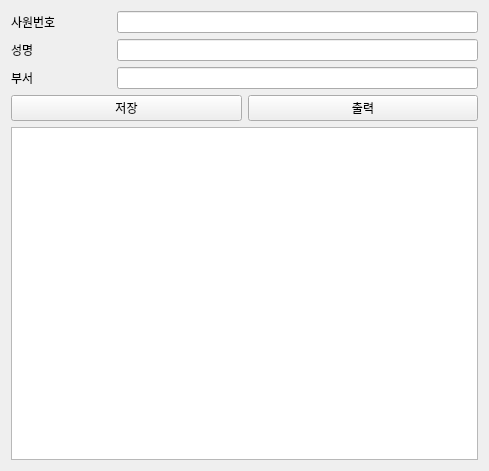
<?xml version="1.0" encoding="UTF-8"?>
<ui version="4.0">
 <class>Widget</class>
 <widget class="QWidget" name="Widget">
  <property name="geometry">
   <rect>
    <x>0</x>
    <y>0</y>
    <width>489</width>
    <height>471</height>
   </rect>
  </property>
  <property name="windowTitle">
   <string>Widget</string>
  </property>
  <layout class="QVBoxLayout" name="verticalLayout">
   <item>
    <layout class="QHBoxLayout" name="horizontalLayout">
     <item>
      <widget class="QLabel" name="label">
       <property name="minimumSize">
        <size>
         <width>100</width>
         <height>0</height>
        </size>
       </property>
       <property name="maximumSize">
        <size>
         <width>100</width>
         <height>16777215</height>
        </size>
       </property>
       <property name="text">
        <string>사원번호</string>
       </property>
      </widget>
     </item>
     <item>
      <widget class="QLineEdit" name="leNum"/>
     </item>
    </layout>
   </item>
   <item>
    <layout class="QHBoxLayout" name="horizontalLayout_2">
     <item>
      <widget class="QLabel" name="label_2">
       <property name="minimumSize">
        <size>
         <width>100</width>
         <height>0</height>
        </size>
       </property>
       <property name="maximumSize">
        <size>
         <width>100</width>
         <height>16777215</height>
        </size>
       </property>
       <property name="text">
        <string>성명</string>
       </property>
      </widget>
     </item>
     <item>
      <widget class="QLineEdit" name="leName"/>
     </item>
    </layout>
   </item>
   <item>
    <layout class="QHBoxLayout" name="horizontalLayout_3">
     <item>
      <widget class="QLabel" name="label_3">
       <property name="minimumSize">
        <size>
         <width>100</width>
         <height>0</height>
        </size>
       </property>
       <property name="maximumSize">
        <size>
         <width>100</width>
         <height>16777215</height>
        </size>
       </property>
       <property name="text">
        <string>부서</string>
       </property>
      </widget>
     </item>
     <item>
      <widget class="QLineEdit" name="lePart"/>
     </item>
    </layout>
   </item>
   <item>
    <layout class="QHBoxLayout" name="horizontalLayout_4">
     <item>
      <widget class="QPushButton" name="btnSave">
       <property name="text">
        <string>저장</string>
       </property>
      </widget>
     </item>
     <item>
      <widget class="QPushButton" name="btnPrint">
       <property name="text">
        <string>출력</string>
       </property>
      </widget>
     </item>
    </layout>
   </item>
   <item>
    <layout class="QHBoxLayout" name="horizontalLayout_5">
     <item>
      <widget class="QTextEdit" name="textEdit"/>
     </item>
    </layout>
   </item>
  </layout>
 </widget>
 <resources/>
 <connections/>
</ui>
